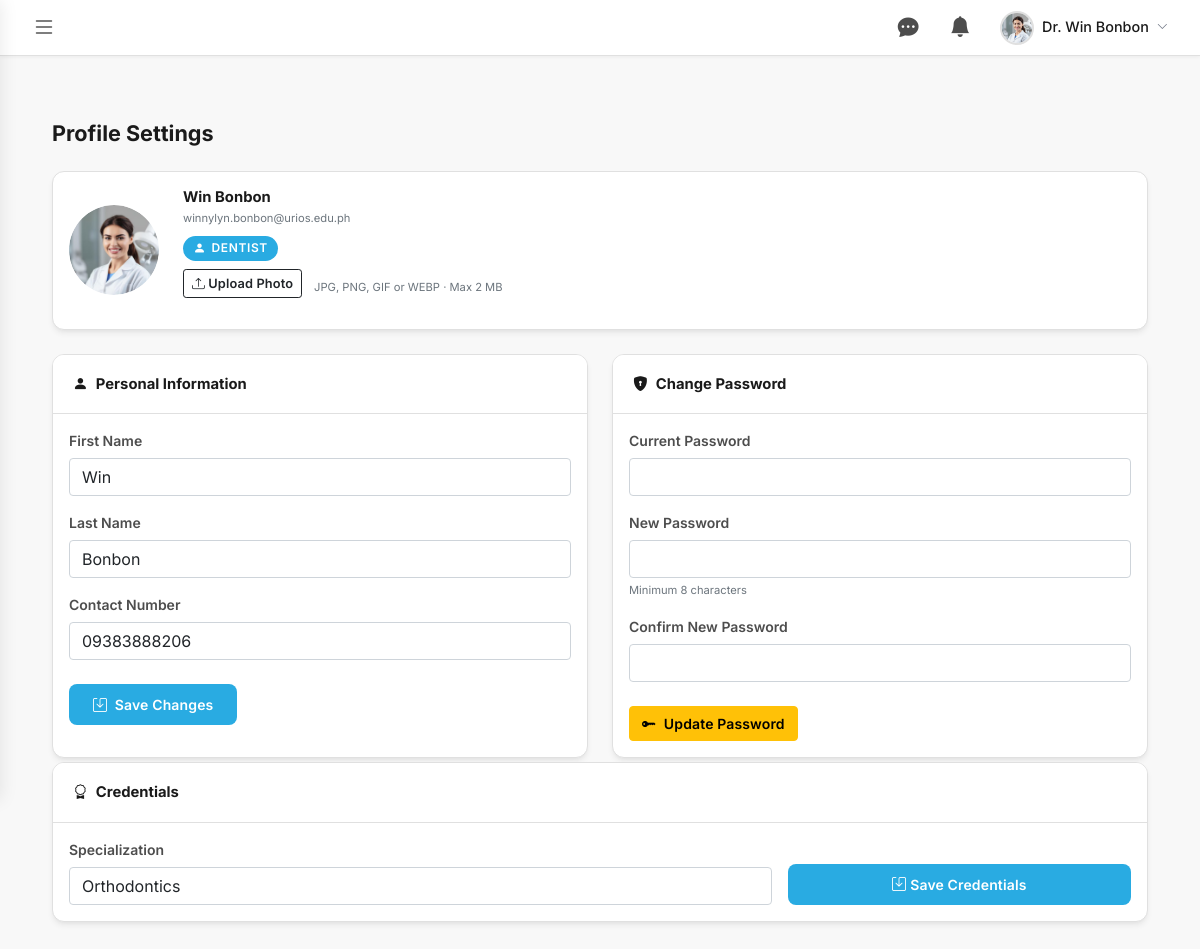
The page /dentist/profile.php (signed in) on the database its author committed.
### tables this page shows
CREATE TABLE `users` (
  `user_id` int(11) NOT NULL,
  `fsuu_id` varchar(50) DEFAULT NULL,
  `first_name` varchar(100) NOT NULL,
  `last_name` varchar(100) NOT NULL,
  `email` varchar(191) NOT NULL,
  `password` varchar(255) DEFAULT NULL,
  `contact_number` varchar(20) DEFAULT NULL,
  `program` varchar(20) DEFAULT NULL,
  `verification_code` varchar(10) DEFAULT NULL,
  `is_verified` tinyint(1) DEFAULT 0,
  `role` enum('student','staff','dentist','admin') NOT NULL DEFAULT 'student',
  `is_active` tinyint(1) NOT NULL DEFAULT 1,
  `profile_picture` varchar(255) DEFAULT NULL,
  `created_at` datetime NOT NULL DEFAULT current_timestamp()
);

CREATE TABLE `dentist_profiles` (
  `dentist_id` int(11) NOT NULL,
  `specialization` varchar(150) DEFAULT NULL,
  `digital_signature_path` varchar(255) DEFAULT NULL,
  `created_at` datetime NOT NULL DEFAULT current_timestamp(),
  `updated_at` datetime NOT NULL DEFAULT current_timestamp() ON UPDATE current_timestamp()
);

### includes/session.php (called while the page is built, shortened)
<?php
class SessionManager {
    public static function getUser() {
        return [
            'user_id'         => $_SESSION['user_id'] ?? null,
            'fsuu_id'         => $_SESSION['fsuu_id'] ?? null,
            'email'           => $_SESSION['email'] ?? null,
            'first_name'      => $_SESSION['first_name'] ?? null,
            'last_name'       => $_SESSION['last_name'] ?? null,
            'contact_number'  => $_SESSION['contact_number'] ?? null,
            'role'            => $_SESSION['role'] ?? null,
            'profile_picture' => $_SESSION['profile_picture'] ?? null,
        ];
    }
}
?>

### dentist/profile.php (the view, shortened to what this page needs)
<?php
require_once '../includes/session.php';
$db = getDB();
$user = SessionManager::getUser();
$dentist_id = (int)$user['user_id'];
$db->query("ALTER TABLE users ADD COLUMN IF NOT EXISTS profile_picture VARCHAR(255) DEFAULT NULL");
$db->query("
    CREATE TABLE IF NOT EXISTS dentist_profiles (
        dentist_id INT(11) NOT NULL,
        specialization VARCHAR(150) DEFAULT NULL,
        digital_signature_path VARCHAR(255) DEFAULT NULL,
        created_at DATETIME NOT NULL DEFAULT CURRENT_TIMESTAMP,
        updated_at DATETIME NOT NULL DEFAULT CURRENT_TIMESTAMP ON UPDATE CURRENT_TIMESTAMP,
        PRIMARY KEY (dentist_id),
        CONSTRAINT fk_dentist_profile_user FOREIGN KEY (dentist_id) REFERENCES users(user_id) ON DELETE CASCADE
    ) ENGINE=InnoDB DEFAULT CHARSET=utf8mb4
");
$stmt = $db->prepare("SELECT specialization FROM dentist_profiles WHERE dentist_id = ?");
$stmt->bind_param("i", $dentist_id);
$stmt->execute();
$profile = $stmt->get_result()->fetch_assoc() ?: ['specialization' => ''];
$freshStmt = $db->prepare("SELECT first_name, last_name, contact_number, email, profile_picture, password FROM users WHERE user_id = ?");
$freshStmt->bind_param("i", $dentist_id);
$freshStmt->execute();
$fresh = $freshStmt->get_result()->fetch_assoc() ?: [];
$fullName = trim(($fresh['first_name'] ?? $user['first_name'] ?? '') . ' ' . ($fresh['last_name'] ?? $user['last_name'] ?? ''));
$profilePic = $fresh['profile_picture'] ?? ($user['profile_picture'] ?? null);
$initials = strtoupper(substr($fresh['first_name'] ?? $user['first_name'] ?? 'D', 0, 1) . substr($fresh['last_name'] ?? $user['last_name'] ?? 'D', 0, 1));
$hasPassword = !empty($fresh['password']);
?>
<!DOCTYPE html>
<html lang="en">
<head>
    <link href="https://cdn.jsdelivr.net/npm/bootstrap@5.1.3/dist/css/bootstrap.min.css" rel="stylesheet">
    <link rel="stylesheet" href="https://cdn.jsdelivr.net/npm/bootstrap-icons@1.8.1/font/bootstrap-icons.css">
    <link href="../assets/css/style.css" rel="stylesheet">
    <link href="../assets/css/admin-dashboard.css" rel="stylesheet">
    <link href="../assets/css/admin-settings.css" rel="stylesheet">
    <link href="../assets/css/dentist-dashboard.css" rel="stylesheet">
    <link href="../assets/css/patient-profile.css" rel="stylesheet">
</head>
<body>
<div class="dashboard-wrapper">
    <div class="main-content">
        <?php include '../includes/dentist-topbar.php'; ?>
        <div class="container-fluid my-4">
            <h2 class="mb-4">Profile Settings</h2>
            <div class="card mb-4">
                <div class="card-body">
                    <div class="d-flex align-items-center gap-4 flex-wrap">
                        <div class="profile-pic-wrapper" title="Click to change photo">
                            <label for="picUploadInput" class="profile-pic-label">
                                <?php if (!empty($profilePic)): ?>
                                    <img id="profilePicImg" src="../<?php echo htmlspecialchars($profilePic); ?>?v=<?php echo time(); ?>" alt="Profile Picture" class="profile-pic-img">
                                <?php else: ?>
                                    <div id="profilePicInitials" class="profile-avatar-initials"><?php echo $initials; ?></div>
                                <?php endif; ?>
                            </label>
                        </div>
                        <div>
                            <h5 class="mb-0"><?php echo htmlspecialchars($fullName); ?></h5>
                            <small class="text-muted"><?php echo htmlspecialchars($fresh['email'] ?? $user['email'] ?? ''); ?></small>
                            <div class="my-2">
                                <span style="display:inline-flex;align-items:center;gap:0.35rem;background:#29ABE2;color:#fff;font-size:0.75rem;font-weight:600;padding:0.2rem 0.65rem;border-radius:20px;text-transform:uppercase;letter-spacing:0.05em;">
                                    <i class="bi bi-person-fill"></i> Dentist
                                </span>
                            </div>
                            <div class="mt-1">
                                <label for="picUploadInput" class="btn btn-sm btn-outline-dark">
                                    <i class="bi bi-upload"></i> Upload Photo
                                </label>
                                <small class="text-muted ms-2">JPG, PNG, GIF or WEBP · Max 2 MB</small>
                            </div>
                        </div>
                    </div>
                </div>
            </div>
            <div class="row g-4 mb-1">
                <div class="col-md-6">
                    <div class="card h-100">
                        <div class="card-header bg-white">
                            <h5 class="mb-0"><i class="bi bi-person-fill me-2"></i>Personal Information</h5>
                        </div>
                        <div class="card-body">
                            <form id="personalInfoForm">
                                <div class="mb-3">
                                    <label class="form-label fw-semibold">First Name</label>
                                    <input type="text" name="first_name" class="form-control" value="<?php echo htmlspecialchars($fresh['first_name'] ?? $user['first_name'] ?? ''); ?>" required>
                                </div>
                                <div class="mb-3">
                                    <label class="form-label fw-semibold">Last Name</label>
                                    <input type="text" name="last_name" class="form-control" value="<?php echo htmlspecialchars($fresh['last_name'] ?? $user['last_name'] ?? ''); ?>" required>
                                </div>
                                <div class="mb-4">
                                    <label class="form-label fw-semibold">Contact Number</label>
                                    <input type="text" name="contact_number" class="form-control" value="<?php echo htmlspecialchars($fresh['contact_number'] ?? $user['contact_number'] ?? ''); ?>" required>
                                </div>
                                <button type="submit" class="btn btn-primary">
                                    <i class="bi bi-save me-1"></i> Save Changes
                                </button>
                            </form>
                        </div>
                    </div>
                </div>
                <div class="col-md-6">
                    <div class="card h-100">
                        <div class="card-header bg-white">
                            <h5 class="mb-0"><i class="bi bi-shield-lock-fill me-2"></i>Change Password</h5>
                        </div>
                        <div class="card-body">
                            <form id="changePasswordForm">
                                <?php if ($hasPassword): ?>
                                <div class="mb-3">
                                    <label class="form-label fw-semibold">Current Password</label>
                                    <input type="password" name="current_password" class="form-control" required>
                                </div>
                                <?php else: ?>
                                    <input type="hidden" name="current_password" value="">
                                <?php endif; ?>
                                <div class="mb-3">
                                    <label class="form-label fw-semibold"><?php echo $hasPassword ? 'New Password' : 'Set Password'; ?></label>
                                    <input type="password" name="new_password" class="form-control" minlength="8" required>
                                    <small class="text-muted">Minimum 8 characters</small>
                                </div>
                                <div class="mb-4">
                                    <label class="form-label fw-semibold">Confirm <?php echo $hasPassword ? 'New ' : ''; ?>Password</label>
                                    <input type="password" name="confirm_password" class="form-control" minlength="8" required>
                                </div>
                                <button type="submit" class="btn btn-warning">
                                    <i class="bi bi-key-fill me-1"></i> <?php echo $hasPassword ? 'Update Password' : 'Set Password'; ?>
                                </button>
                            </form>
                        </div>
                    </div>
                </div>
            </div>
            <div class="card mb-4">
                <div class="card-header bg-white">
                    <h5 class="mb-0 fw-bold"><i class="bi bi-award me-2"></i>Credentials</h5>
                </div>
                <div class="card-body">
                    <form id="specializationForm" class="row g-3">
                        <div class="col-md-8">
                            <label class="form-label">Specialization</label>
                            <input type="text" class="form-control" name="specialization" id="specializationInput" value="<?php echo htmlspecialchars($profile['specialization'] ?? ''); ?>" placeholder="e.g., Orthodontics, General Dentistry" required>
                        </div>
                        <div class="col-md-4 d-flex align-items-end">
                            <button type="submit" class="btn btn-primary w-100"><i class="bi bi-save me-1"></i>Save Credentials</button>
                        </div>
                    </form>
                </div>
            </div>
        </div>
    </div>
</div>
</body>
</html>

### includes/dentist-topbar.php (shortened to what this page needs)
<link rel="stylesheet" href="../assets/css/admin-topbar.css">
<div class="admin-topbar no-print">
    <button class="sidebar-toggle-btn" id="sidebarToggleBtn" aria-label="Toggle navigation">
        <i class="bi bi-list"></i>
    </button>
    <div class="admin-topbar-inner">
        <div class="notif-wrapper" id="dtMsgWrapper">
            <button class="notif-btn" id="dtMsgBtn" title="Messages" aria-label="Messages">
                <i class="bi bi-chat-dots-fill"></i>
            </button>
        </div>
        <div class="notif-wrapper" id="dtNotifWrapper">
            <button class="notif-btn" id="dtNotifBtn" title="Notifications" aria-label="Notifications">
                <i class="bi bi-bell-fill"></i>
            </button>
        </div>
        <?php
            $dtUser = SessionManager::getUser();
            $dtName = 'Dr. ' . htmlspecialchars(($dtUser['first_name'] ?? '') . ' ' . ($dtUser['last_name'] ?? ''));
            $dtAvatar = !empty($dtUser['profile_picture']) ? '../' . htmlspecialchars($dtUser['profile_picture']) : null;
        ?>
        <div class="topbar-user-wrapper" id="dtTopbarUserWrapper">
            <button class="topbar-user-btn" id="dtTopbarUserBtn" aria-label="User menu">
                <?php if ($dtAvatar): ?>
                    <img src="<?= $dtAvatar ?>?v=<?= time() ?>" alt="Avatar" class="topbar-user-avatar">
                <?php else: ?>
                    <span class="topbar-user-initials"><?= strtoupper(substr($dtUser['first_name'] ?? 'D', 0, 1)) ?></span>
                <?php endif; ?>
                <span class="topbar-user-name"><?= $dtName ?></span>
                <i class="bi bi-chevron-down topbar-user-chevron"></i>
            </button>
        </div>
    </div>
</div>

### rows shown on the page
users: profile_picture (picture), dtName "Dr. Win Bonbon", fullName "Win Bonbon", email "winnylyn.bonbon@urios.edu.ph", first_name "Win", last_name "Bonbon", contact_number "09383888206"
dentist_profiles: specialization "Orthodontics"
